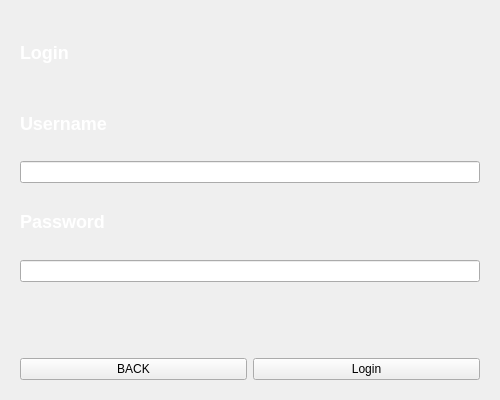
<?xml version="1.0" encoding="UTF-8"?>
<ui version="4.0">
 <class>Login_Signup</class>
 <widget class="QWidget" name="Login_Signup">
  <property name="geometry">
   <rect>
    <x>0</x>
    <y>0</y>
    <width>500</width>
    <height>400</height>
   </rect>
  </property>
  <property name="sizePolicy">
   <sizepolicy hsizetype="Preferred" vsizetype="Preferred">
    <horstretch>0</horstretch>
    <verstretch>0</verstretch>
   </sizepolicy>
  </property>
  <property name="minimumSize">
   <size>
    <width>500</width>
    <height>400</height>
   </size>
  </property>
  <property name="maximumSize">
   <size>
    <width>500</width>
    <height>400</height>
   </size>
  </property>
  <property name="windowTitle">
   <string>Form</string>
  </property>
  <property name="styleSheet">
   <string notr="true"/>
  </property>
  <layout class="QVBoxLayout" name="verticalLayout_2">
   <property name="leftMargin">
    <number>11</number>
   </property>
   <item>
    <widget class="QStackedWidget" name="Login_Signup_Stack">
     <property name="sizePolicy">
      <sizepolicy hsizetype="Expanding" vsizetype="Expanding">
       <horstretch>0</horstretch>
       <verstretch>0</verstretch>
      </sizepolicy>
     </property>
     <property name="styleSheet">
      <string notr="true">QLabel{
	color: rgb(255, 255, 255);
    border: none;
	font-size: 18px;
    font-weight: bold;
}</string>
     </property>
     <property name="currentIndex">
      <number>0</number>
     </property>
     <widget class="QWidget" name="Login">
      <layout class="QVBoxLayout" name="verticalLayout_4">
       <item>
        <widget class="QLabel" name="loginTitleLabel">
         <property name="text">
          <string>Login</string>
         </property>
        </widget>
       </item>
       <item>
        <widget class="QLabel" name="LoginUsernameLabel">
         <property name="text">
          <string>Username</string>
         </property>
        </widget>
       </item>
       <item>
        <widget class="QLineEdit" name="LoginUsernameInput"/>
       </item>
       <item>
        <widget class="QLabel" name="LoginPasswordLabel">
         <property name="text">
          <string>Password</string>
         </property>
        </widget>
       </item>
       <item>
        <widget class="QLineEdit" name="LoginPasswordInput"/>
       </item>
       <item>
        <widget class="QLabel" name="LoginErrorLabel">
         <property name="text">
          <string/>
         </property>
        </widget>
       </item>
       <item>
        <layout class="QHBoxLayout" name="horizontalLayout_4">
         <item>
          <widget class="QPushButton" name="BackButton_2">
           <property name="sizePolicy">
            <sizepolicy hsizetype="Minimum" vsizetype="Fixed">
             <horstretch>0</horstretch>
             <verstretch>0</verstretch>
            </sizepolicy>
           </property>
           <property name="cursor">
            <cursorShape>PointingHandCursor</cursorShape>
           </property>
           <property name="text">
            <string>BACK</string>
           </property>
          </widget>
         </item>
         <item>
          <widget class="QPushButton" name="LoginEnterButton">
           <property name="sizePolicy">
            <sizepolicy hsizetype="Preferred" vsizetype="Fixed">
             <horstretch>0</horstretch>
             <verstretch>0</verstretch>
            </sizepolicy>
           </property>
           <property name="cursor">
            <cursorShape>PointingHandCursor</cursorShape>
           </property>
           <property name="text">
            <string>Login</string>
           </property>
          </widget>
         </item>
        </layout>
       </item>
      </layout>
     </widget>
     <widget class="QWidget" name="Signup">
      <layout class="QVBoxLayout" name="verticalLayout_5">
       <item>
        <widget class="QLabel" name="titleLabel">
         <property name="text">
          <string>Signup</string>
         </property>
        </widget>
       </item>
       <item>
        <widget class="QLabel" name="usernameLabel">
         <property name="text">
          <string>Username</string>
         </property>
        </widget>
       </item>
       <item>
        <widget class="QLineEdit" name="usernameInput"/>
       </item>
       <item>
        <widget class="QLabel" name="usernameErrorLabel">
         <property name="text">
          <string/>
         </property>
        </widget>
       </item>
       <item>
        <widget class="QLabel" name="passwordLabel">
         <property name="text">
          <string>PASSWORD</string>
         </property>
        </widget>
       </item>
       <item>
        <widget class="QLineEdit" name="passwordInput"/>
       </item>
       <item>
        <widget class="QLabel" name="confirimPasswordLabel">
         <property name="text">
          <string>ConfirimPass</string>
         </property>
        </widget>
       </item>
       <item>
        <widget class="QLineEdit" name="confirimPasswordInput"/>
       </item>
       <item>
        <widget class="QLabel" name="passwordErrorLabel">
         <property name="text">
          <string/>
         </property>
        </widget>
       </item>
       <item>
        <layout class="QHBoxLayout" name="horizontalLayout_3">
         <item>
          <widget class="QPushButton" name="BackButton">
           <property name="cursor">
            <cursorShape>PointingHandCursor</cursorShape>
           </property>
           <property name="text">
            <string>BACK</string>
           </property>
          </widget>
         </item>
         <item>
          <widget class="QPushButton" name="SignupEnterButton">
           <property name="cursor">
            <cursorShape>PointingHandCursor</cursorShape>
           </property>
           <property name="text">
            <string>Signup</string>
           </property>
          </widget>
         </item>
        </layout>
       </item>
      </layout>
     </widget>
     <widget class="QWidget" name="page"/>
    </widget>
   </item>
  </layout>
 </widget>
 <tabstops>
  <tabstop>LoginUsernameInput</tabstop>
  <tabstop>LoginPasswordInput</tabstop>
  <tabstop>LoginEnterButton</tabstop>
  <tabstop>BackButton_2</tabstop>
  <tabstop>usernameInput</tabstop>
  <tabstop>passwordInput</tabstop>
  <tabstop>confirimPasswordInput</tabstop>
  <tabstop>SignupEnterButton</tabstop>
  <tabstop>BackButton</tabstop>
 </tabstops>
 <resources/>
 <connections/>
</ui>
